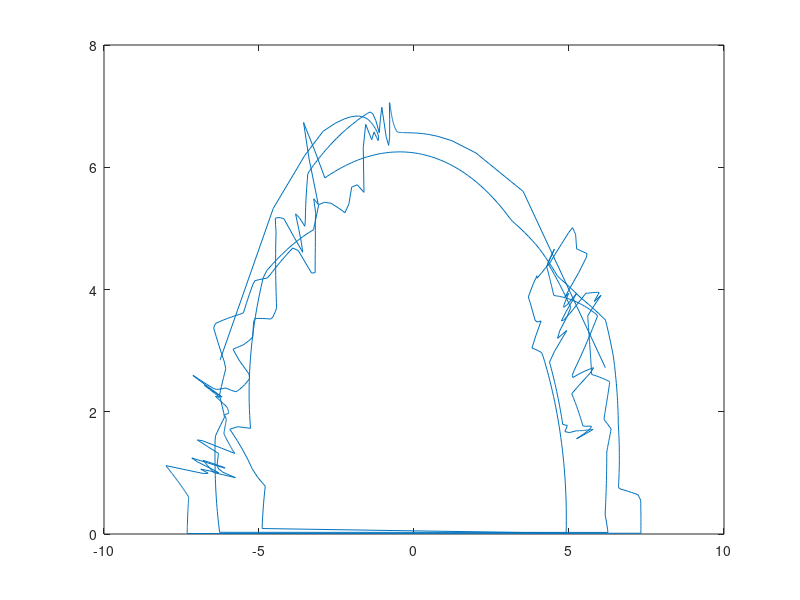

Reproduce this figure in MATLAB.
clear all;
close all;
clc;

%% IMPORTAZIONE DEL FILE TESTO
M = csvread('YasMarina.csv',1,0) 
size = length(M)
track = zeros(size,2);
for i = 1: size
    vect   = [M(i,1), M(i,2)];
    norm = null(vect);
    right  = norm*M(i,3);
    right = right'
    track(i,1) = right(1,1);
    track(i,2) = right(1,2);
end
plot(track(:,1), track(:,2))

